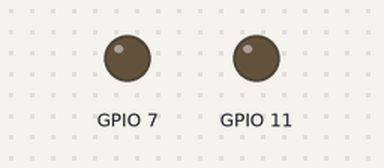
A program run on a simulated Raspberry Pi (BCM pin numbers). Shown: output pins drawn as LEDs (lit = HIGH).

Above: at 0.5 s.
At 2.0 s:
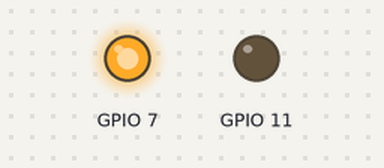
At 3.5 s:
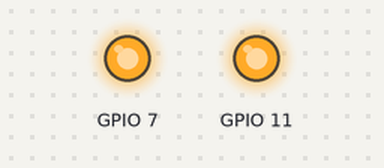
At 4.5 s:
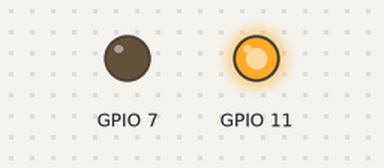
Timing chart, 0 to 5.2 s (numbered marks = the images above):
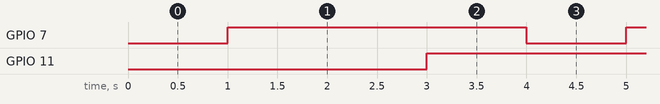

Measured:
- by itself, GPIO 7, GPIO 11: alternates HIGH for 3.0 s and LOW for 1.0 s
- by itself, everything shown: repeats every 32.0 s, in 32 steps

The program:

blinky.py
```python
# Script to make LEDs attached to GPIO7 and GPIO11
# flash on and off. sleep() is used to associate a
# delay with the flashing.

from time import sleep
import RPi.GPIO as GPIO
GPIO.setmode(GPIO.BCM)
GPIO.setup(7, GPIO.OUT)
GPIO.setup(11, GPIO.OUT)
while 1:
     	GPIO.output(7, False)
     	sleep(1)
     	GPIO.output(7, True)
     	sleep(1)
     	GPIO.output(11, False)
	sleep(1)
	GPIO.output(11, True)
	sleep(1)
```
